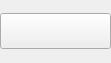
<?xml version="1.0" encoding="UTF-8"?>
<ui version="4.0">
 <class>ExpandableButton</class>
 <widget class="QWidget" name="ExpandableButton">
  <property name="geometry">
   <rect>
    <x>0</x>
    <y>0</y>
    <width>111</width>
    <height>63</height>
   </rect>
  </property>
  <property name="sizePolicy">
   <sizepolicy hsizetype="Expanding" vsizetype="Expanding">
    <horstretch>0</horstretch>
    <verstretch>0</verstretch>
   </sizepolicy>
  </property>
  <property name="minimumSize">
   <size>
    <width>36</width>
    <height>0</height>
   </size>
  </property>
  <property name="windowTitle">
   <string>Form</string>
  </property>
  <layout class="QHBoxLayout" name="horizontalLayout" stretch="0">
   <property name="spacing">
    <number>0</number>
   </property>
   <property name="leftMargin">
    <number>0</number>
   </property>
   <property name="topMargin">
    <number>0</number>
   </property>
   <property name="rightMargin">
    <number>0</number>
   </property>
   <property name="bottomMargin">
    <number>0</number>
   </property>
   <item>
    <widget class="QPushButton" name="pushButton">
     <property name="minimumSize">
      <size>
       <width>36</width>
       <height>36</height>
      </size>
     </property>
     <property name="baseSize">
      <size>
       <width>36</width>
       <height>36</height>
      </size>
     </property>
     <property name="focusPolicy">
      <enum>Qt::NoFocus</enum>
     </property>
     <property name="styleSheet">
      <string notr="true">QPushButton {
color: #0F0F0F;
border: 2px solid #555;
border-radius: 10px;
border-style: outset;
background: qradialgradient(
cx: 0.3, cy: -0.4, fx: 0.3, fy: -0.4,
radius: 1.35, stop: 0 #d1d5db, stop: 1 #d1d5db
);
padding: 5px;
}

QPushButton:hover {
background: qradialgradient(
cx: 0.3, cy: -0.4, fx: 0.3, fy: -0.4,
radius: 1.35, stop: 0 #d1d5db, stop: 1 #d1d5db
);
}padding-right:5px;padding-left:5px;</string>
     </property>
     <property name="text">
      <string/>
     </property>
     <property name="iconSize">
      <size>
       <width>32</width>
       <height>32</height>
      </size>
     </property>
     <property name="checkable">
      <bool>true</bool>
     </property>
    </widget>
   </item>
  </layout>
 </widget>
 <resources/>
 <connections/>
</ui>
